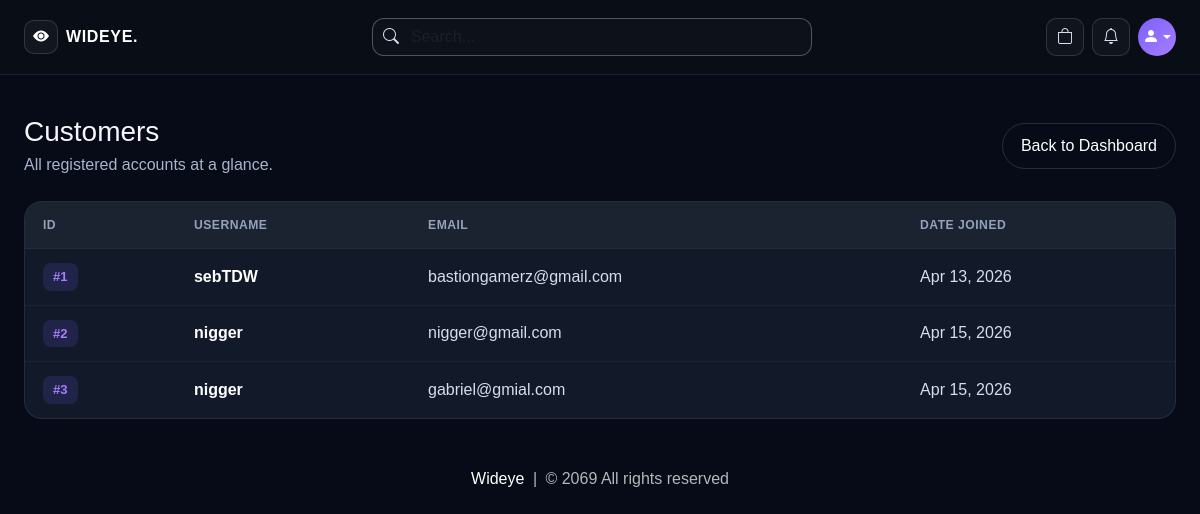
The page /customers (signed in) on the database as committed earlier.
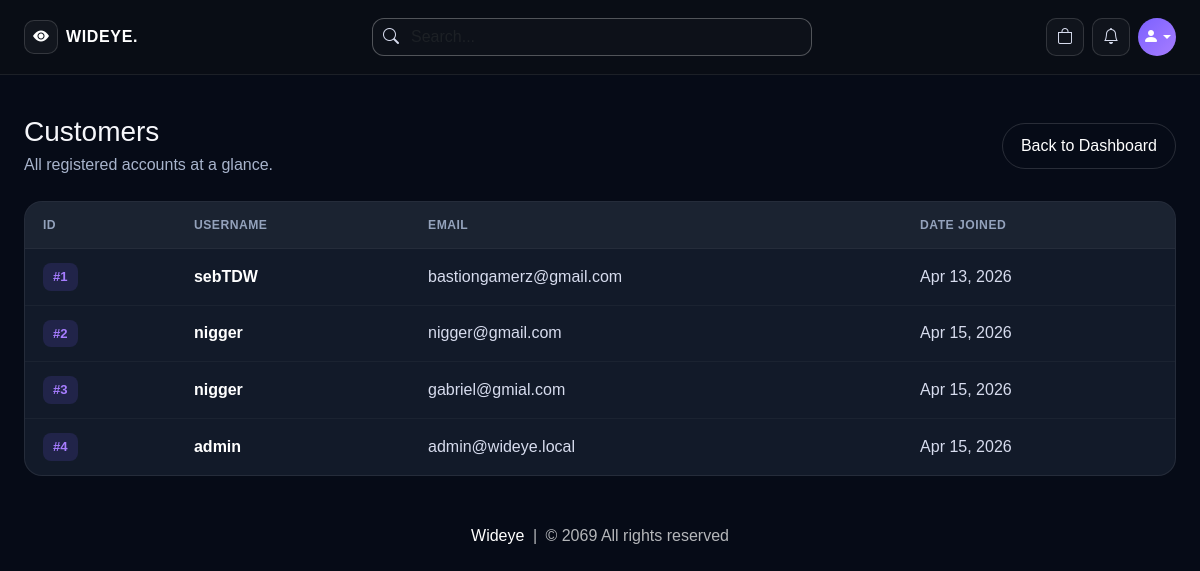
The same page on the database as committed later.
### website/models.py (models this page shows, shortened)
class Customer(db.Model, UserMixin):
    id = db.Column(db.Integer, primary_key=True)
    email = db.Column(db.String(100), unique=True)
    username = db.Column(db.String(100))
    password_hash = db.Column(db.String(150))
    is_admin = db.Column(db.Boolean, default=False, nullable=False)
    face_profile_name = db.Column(db.String(100))
    usual_product_id = db.Column(db.Integer, db.ForeignKey('product.id'), nullable=True)
    date_joined = db.Column(db.DateTime(), default=datetime.utcnow)
    cart_items = db.relationship('Cart', backref=db.backref('customer', lazy=True))
    orders = db.relationship('Order', backref=db.backref('customer', lazy=True))
    usual_product = db.relationship('Product', foreign_keys=[usual_product_id])
    usual_items = db.relationship(
        'UsualOrderItem',
        backref=db.backref('customer', lazy=True),
        cascade='all, delete-orphan',
        order_by='UsualOrderItem.id'
    )
    @property
    def password(self):
        raise AttributeError('Password is not a readable Attribute')

### website/admin.py (the view)
@admin.route('/customers')
@login_required
def display_customers():
    if current_user_is_admin():
        customers = Customer.query.all()
        return render_template('customers.html', customers=customers)
    return render_template('404.html')

### website/admin.py (called while the page is built)
def current_user_is_admin():
    return current_user.is_authenticated and bool(getattr(current_user, 'is_admin', False))

### website/templates/customers.html (shortened to what this page needs)
{% extends 'base.html' %}
{% block body %}
<div class="wideye-shell py-4">
    <div class="d-flex flex-wrap align-items-center justify-content-between gap-3 mb-4">
        <div>
            <h1 class="h3 mb-1">Customers</h1>
            <p style="color:#a8b4cc;" class="mb-0">All registered accounts at a glance.</p>
        </div>
        <a href="/admin-page" style="border:1px solid rgba(255,255,255,0.14);border-radius:999px;padding:10px 18px;color:#fff;">Back to Dashboard</a>
    </div>
    {% if customers | length < 1 %}
    <div class="text-center py-5">
        <h3>No customers yet.</h3>
    </div>
    {% else %}
    <div class="wideye-table-wrap">
        <table class="wideye-table">
            <thead>
                <tr>
                    <th>ID</th>
                    <th>Username</th>
                    <th>Email</th>
                    <th>Date Joined</th>
                </tr>
            </thead>
            <tbody>
                {% for customer in customers %}
                <tr>
                    <td><span class="wideye-id-badge">#{{ customer.id }}</span></td>
                    <td style="color:#fff;font-weight:600;">{{ customer.username }}</td>
                    <td>{{ customer.email }}</td>
                    <td>{{ customer.date_joined.strftime('%b %d, %Y') if customer.date_joined else 'N/A' }}</td>
                </tr>
                {% endfor %}
            </tbody>
        </table>
    </div>
    {% endif %}
</div>
{% endblock %}

### website/templates/base.html (shortened to what this page needs)
<!DOCTYPE html>
<html lang="en">
<head>
    <link rel="stylesheet" href="https://cdnjs.cloudflare.com/ajax/libs/bootstrap-icons/1.10.5/font/bootstrap-icons.min.css">
    <link rel="stylesheet" href="{{ url_for('static', filename='css/all.min.css') }}">
    <link rel="stylesheet" href="{{ url_for('static', filename='css/bootstrap.min.css') }}">
    <link rel="stylesheet" href="{{ url_for('static', filename='css/style.css') }}">
</head>
<body>
    {% set cart_items = cart | default([], true) | list %}
    <nav class="wideye-navbar">
        <div class="wideye-shell">
            <div class="d-flex flex-wrap align-items-center justify-content-between gap-3">
                <a class="d-flex align-items-center gap-2" href="/">
                    <span class="wideye-brand-mark">
                        <i class="bi bi-eye-fill"></i>
                    </span>
                    <span class="wideye-brand-text">WIDEYE.</span>
                </a>
                <form class="wideye-search-form" role="search" action="/search" method="POST">
                    <div class="wideye-search-wrap d-flex align-items-center">
                        <i class="bi bi-search"></i>
                        <input class="form-control wideye-search-input" name="search" type="search" placeholder="Search..." aria-label="Search">
                    </div>
                </form>
                <div class="d-flex align-items-center gap-2">
                    <a class="wideye-icon-button wideye-nav-icon" href="/cart" aria-label="Cart">
                        <span class="position-relative d-inline-flex">
                            <i class="bi bi-bag"></i>
                        </span>
                    </a>
                    <a class="wideye-icon-button wideye-nav-icon" href="/orders" aria-label="Orders">
                        <i class="bi bi-bell"></i>
                    </a>
                    {% if current_user.is_authenticated %}
                    <div class="dropdown">
                        <a class="wideye-avatar dropdown-toggle" href="#" role="button" id="profileDropdown" data-bs-toggle="dropdown" aria-expanded="false">
                            <i class="bi bi-person-fill"></i>
                        </a>
                    </div>
                    {% else %}
                    <a class="wideye-avatar" href="/login" aria-label="Login">
                        <i class="bi bi-person-fill"></i>
                    </a>
                    {% endif %}
                </div>
            </div>
        </div>
    </nav>
    <div class="wideye-shell pt-3">
    </div>
    {% block body %}
    {% endblock %}
    <footer class="wideye-footer">
        <div class="wideye-shell text-center">
            <a href="/">Wideye</a> <span class="mx-1">|</span> <span>&copy; 2069 All rights reserved</span>
        </div>
    </footer>
</body>
</html>

### website/templates/base.html (style rules this page uses)
* { box-sizing: border-box; }
html { -webkit-text-size-adjust: 100%; }
body { background: #060b17; color: #f6f7fb; min-height: 100vh; font-family: Arial, Helvetica, sans-serif; overflow-x: hidden; }
a { text-decoration: none; }
.wideye-shell { width: min(calc(100% - clamp(1rem, 4vw, 3rem)), 1280px); margin: 0 auto; }
.wideye-navbar { background: #090d15; border-bottom: 1px solid rgba(255, 255, 255, 0.08); padding: 18px 0; }
.wideye-brand-mark { width: 34px; height: 34px; border-radius: 10px; border: 1px solid rgba(255, 255, 255, 0.14); display: inline-flex; align-items: center; justify-content: center; color: #ffffff; background: rgba(255, 255, 255, 0.04); }
.wideye-brand-text { color: #ffffff; font-weight: 700; letter-spacing: 0.04em; }
.wideye-search-form { max-width: 440px; width: 100%; }
.wideye-search-input, .wideye-search-input:focus { background: transparent; border: none; box-shadow: none; color: #ffffff; }
.wideye-search-wrap { border: 1px solid rgba(255, 255, 255, 0.28); border-radius: 12px; background: rgba(255, 255, 255, 0.02); padding: 0 10px; }
.wideye-search-wrap i, .wideye-nav-icon { color: #d7dcee; }
.wideye-icon-button { width: 38px; height: 38px; border-radius: 10px; border: 1px solid rgba(255, 255, 255, 0.14); display: inline-flex; align-items: center; justify-content: center; background: rgba(255, 255, 255, 0.03); }
.wideye-avatar { width: 38px; height: 38px; border-radius: 50%; background: linear-gradient(135deg, #7b61ff, #a77dff); color: #ffffff; display: inline-flex; align-items: center; justify-content: center; font-size: 1rem; }
.wideye-footer { color: rgba(255, 255, 255, 0.7); padding: 24px 0 32px; }
.wideye-footer a { color: #ffffff; }

### website/templates/customers.html (style rules this page uses)
.wideye-table-wrap { background: #121a29; border: 1px solid rgba(255, 255, 255, 0.08); border-radius: 18px; overflow: hidden; }
.wideye-table { width: 100%; border-collapse: collapse; margin: 0; }
.wideye-table thead { background: rgba(255, 255, 255, 0.04); }
.wideye-table th { padding: 14px 18px; font-size: 0.76rem; text-transform: uppercase; letter-spacing: 0.04em; color: #94a2bc; font-weight: 600; border-bottom: 1px solid rgba(255, 255, 255, 0.08); }
.wideye-table td { padding: 14px 18px; color: #d7dcee; border-bottom: 1px solid rgba(255, 255, 255, 0.04); }
.wideye-table tbody tr:last-child td { border-bottom: none; }
.wideye-id-badge { background: rgba(123, 97, 255, 0.15); color: #a77dff; font-weight: 700; font-size: 0.82rem; padding: 4px 10px; border-radius: 8px; display: inline-block; }

Rows that differ between the two databases and show on the page:
added Customer: id "4", username "admin", email "admin@wideye.local", date_joined "Apr 15, 2026"
